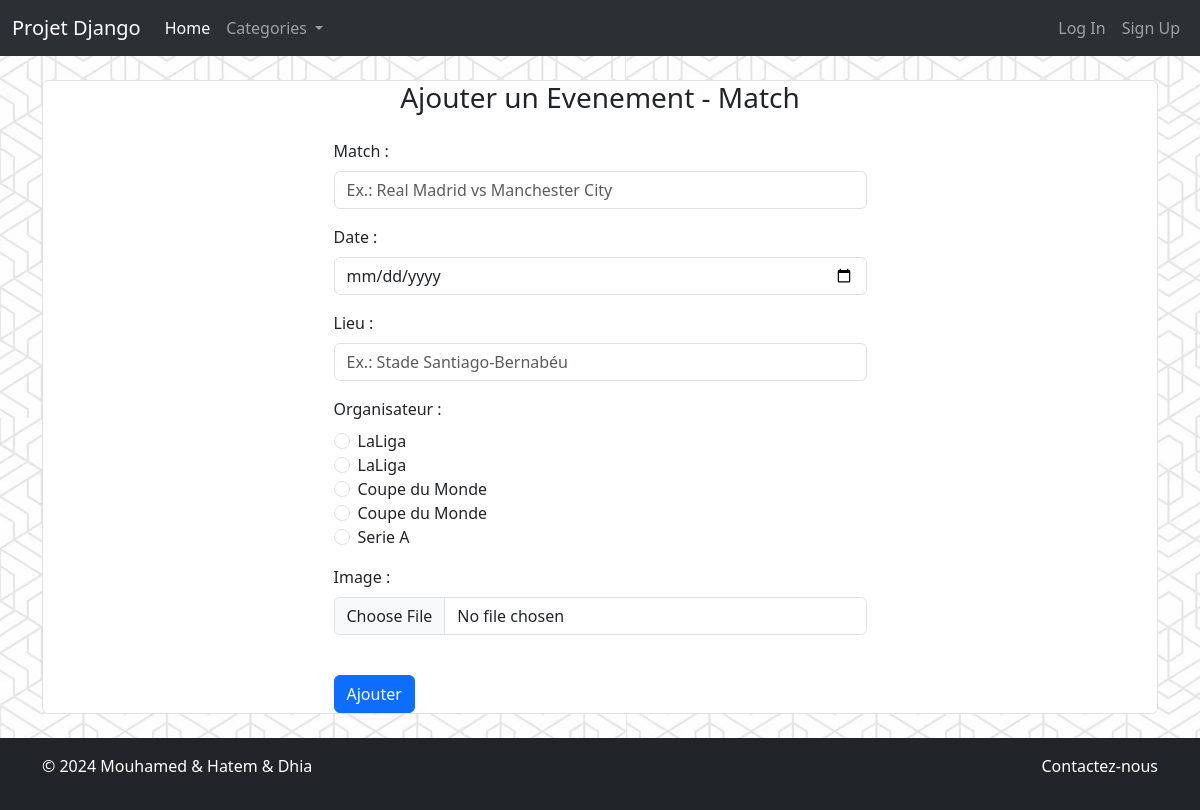
Page /account/ajouter_match/ on the committed database.
### users_app/models.py (models this page shows, shortened)
class Users(models.Model):
    email = models.CharField(max_length=255)
    USER_TYPES = [
        ('Client', 'Client'),
        ('Organisateur', 'Organisateur'),
        ('Admin', 'Admin'),
    ]
    user_type = models.CharField(max_length=255, choices=USER_TYPES)
    addresse = models.CharField(max_length=500)
    profile_img = models.ImageField(default='profile_img_default.png', blank=True)

class Organisateur(Users):
    nom = models.CharField(max_length=255)
    prenom = models.CharField(max_length=255)
    lieu = models.CharField(max_length=255)
    description = models.CharField(max_length = 1000)
    CATEGORIES = [
        ('LaLiga', 'LaLiga'),
        ('Serie A', 'Serie A'),
        ('Coupe du Monde', 'Coupe du Monde'),
        ('Champions League', 'Champions League'),
    ]
    categorie = models.CharField(max_length=255, choices=CATEGORIES)

### users_app/views.py (the view, shortened to what this page needs)
# urls.py: path('ajouter_match/', views.ajouter_match, name='ajouter_match'),
def ajouter_match(request):
    organisateurs = Organisateur.objects.all()
    return render(request, 'events_app/event_ajouter.html', {'organisateurs': organisateurs})

### templates/events_app/event_ajouter.html (shortened to what this page needs)
{% extends 'base.html' %}
{% block content %}
<div class="container border rounded bg-white">
    <div class="row justify-content-center">
      <div class="col-lg-6 col-md-8">
        <h3 class="text-center mb-4">Ajouter un Evenement - Match</h3>
        <form method="post" enctype="multipart/form-data">
          <div class="mb-3">
            <label for="match_event" class="form-label">Match :</label>
            <input type="text" class="form-control" name="match_event" id="match_event" placeholder="Ex.: Real Madrid vs Manchester City">
          </div>
          <div class="mb-3">
            <label for="date_event" class="form-label">Date :</label>
            <input type="date" class="form-control" name="date_event" id="date_event" required>
          </div>
          <div class="mb-3">
            <label for="lieu_event" class="form-label">Lieu :</label>
            <input type="text" class="form-control" name="lieu_event" id="lieu_event" placeholder="Ex.: Stade Santiago-Bernabéu">
          </div>
          <div class="mb-3">
            <label for="organisateur_event" class="form-label">Organisateur :</label>
            <div class="form-check">
              {% for org in organisateurs %}
                <input class="form-check-input" type="radio" name="organisateur_event" id="{{org.categorie}}" value="{{org.categorie}}">
                <label class="form-check-label" for="{{org.categorie}}">{{org.categorie}}</label>
                <br>
              {% endfor %}
            </div>
          </div>
          <div class="mb-3">
            <label for="image_event" class="form-label">Image :</label>
            <input type="file" name="image_event" accept=".png" class="form-control">
          </div>
          <button type="submit" class="btn btn-primary btn-block mt-4">Ajouter</button>
        </form>
      </div>
    </div>
  </div>
{% endblock %}

### rows in the picture
Organisateur: categorie "LaLiga"
Organisateur: categorie "LaLiga"
Organisateur: categorie "Coupe du Monde"
Organisateur: categorie "Coupe du Monde"
Organisateur: categorie "Serie A"
